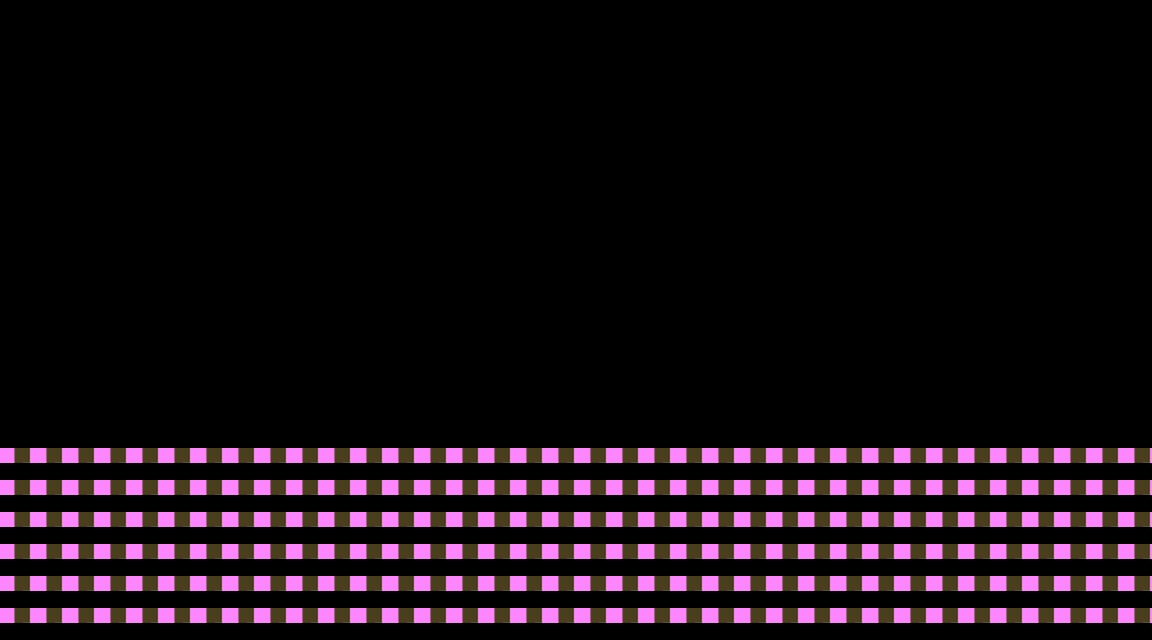

This game map was drawn from its Tiled (.tmx) file and the tilesets committed beside it. A one-line description and the trimmed map source follow:
An orthogonal 36x20 tile map with 32x32 px tiles, 2 tile layers (Tile, Collision), 2 tilesets and 6 objects (6x 1_0_1).

<map version="1.0" orientation="orthogonal" width="36" height="20" tilewidth="32" tileheight="32">
 <tileset firstgid="1" name="tilesetCollisions" tilewidth="32" tileheight="32" spacing="1" margin="1">
  <image source="tilesetCollisions.png" width="112" height="40" />
 </tileset>
 <tileset firstgid="4" name="tilesetFront" tilewidth="32" tileheight="32" spacing="1" margin="1">
  <image source="tilesetFront.png" width="128" height="128" />
 </tileset>
 <layer name="Tile" width="36" height="20">
  <data>[720 cells, 216 non-empty, 2 distinct tile ids]</data>
 </layer>
 <layer name="Collision" width="36" height="20">
  <data>[720 cells, 216 non-empty, 1 distinct tile ids]</data>
 </layer>
 <objectgroup name="Main" width="36" height="20">
  <object name="b3_1" type="1_0_1" x="316" y="356" width="85" height="114" />
  <object name="b5_1" type="1_0_1" x="613" y="286" width="102" height="184" />
  <object name="b2_2" type="1_0_1" x="884" y="386" width="72" height="84" />
  <object name="rect" type="1_0_1" x="319" y="358" width="78" height="92" />
  <object name="rect" type="1_0_1" x="616" y="292" width="93" height="156" />
  <object name="rect" type="1_0_1" x="886" y="392" width="66" height="60" />
 </objectgroup>
</map>
